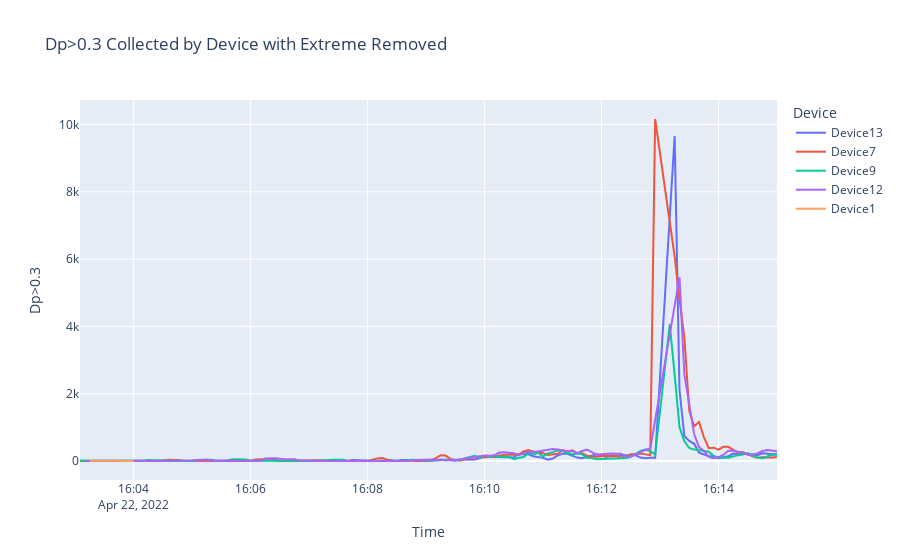

Source (notebook cell):
### Code cell
removed_extreme_plot = plot_line_chart(data_removed_extreme, 'Datetime_round', 'Dp>0.3', 'Dp>0.3 Collected by Device with Extreme Removed')
removed_extreme_plot.show()
